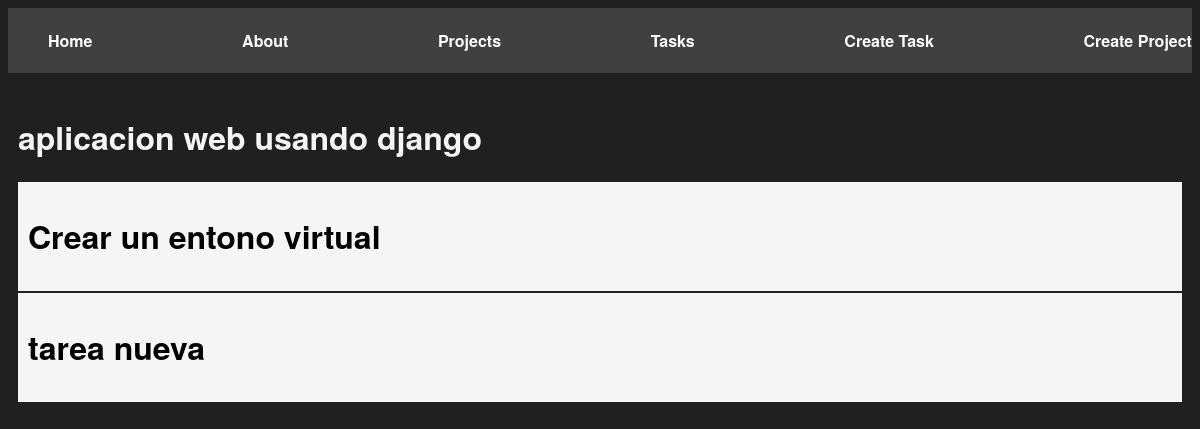
The app's page /projects/2 with its own data.
### myapp/models.py (models this page shows, shortened)
class Project(models.Model):
    name = models.CharField(max_length=200)
    def __str__(self):
        return self.name

class Task(models.Model):
    title = models.CharField(max_length=200)
    description = models.TextField()
    project = models.ForeignKey(Project, on_delete = models.CASCADE)
    done = models.BooleanField(default=False)

### myapp/views.py (the view)
# urls.py: path('projects/<int:id>', views.project_detail, name='project_detail'),
def project_detail(request, id):
    project = get_object_or_404(Project, id=id)
    tasks = Task.objects.filter(project_id=id)
    return render(request, "projects/detail.html", {
        "project": project,
        "tasks": tasks
    })

### myapp/templates/projects/detail.html
{% extends 'layouts/base.html' %}
{% block content %}
    <h1>{{project}}</h1>
    {% for task in tasks %}
    <div class="card">
        <h1>{{task.title}}</h1>
    </div>
    {% endfor %}
{% endblock content %}

### myapp/static/styles/main.css (style rules this page uses)
body { background: #202020; color: whitesmoke; font-family: Helvetica Neue, Helvetica, Arial, sans-serif; }
.card { background: whitesmoke; color: black; padding: 10px; margin-bottom: 2px; }

### records on screen
Project: name "aplicacion web usando django"
Task: title "Crear un entono virtual"
Task: title "tarea nueva"
